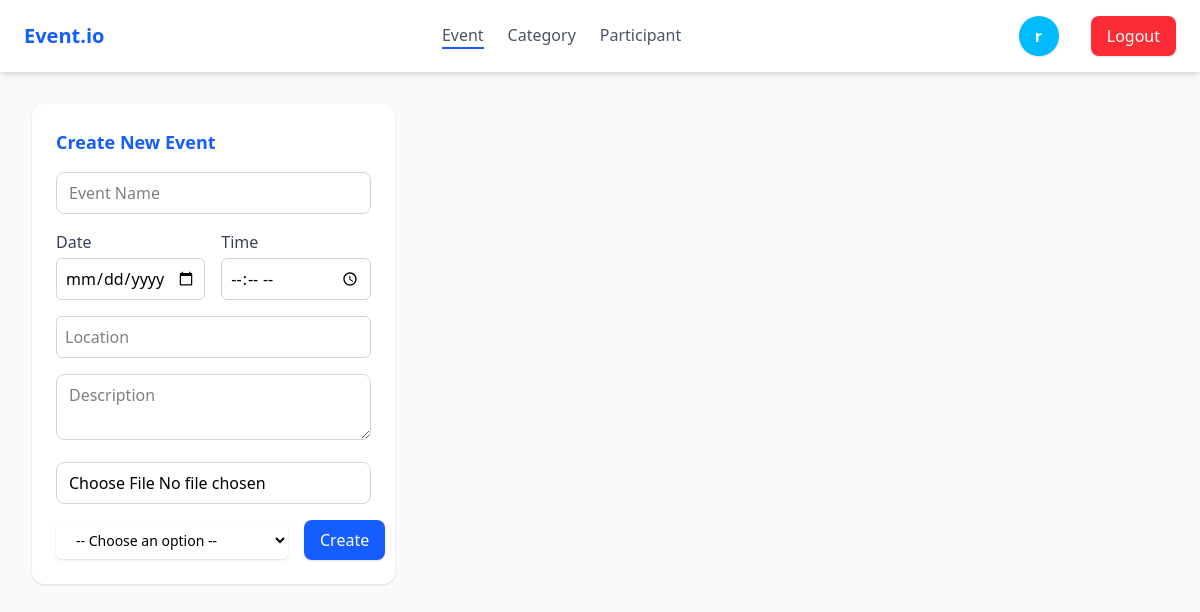
The page /event/create/ (signed in) on the database as committed earlier.
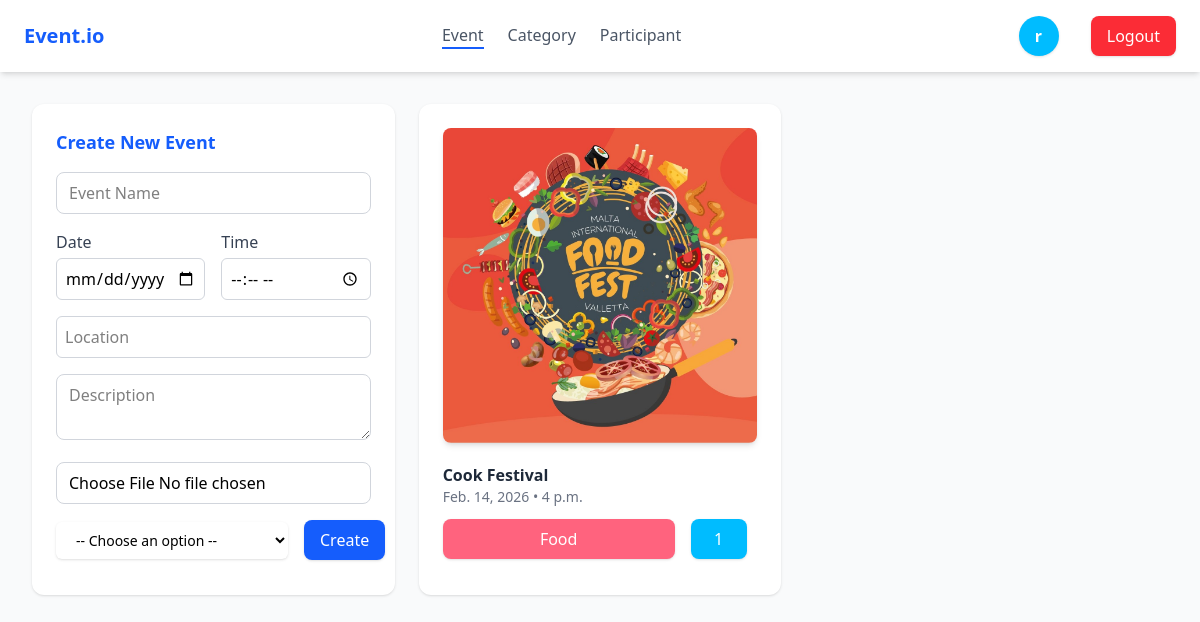
The same page on the database as committed later.
### events/models.py (models this page shows, shortened)
class Event(models.Model):
    name = models.CharField(max_length=200)
    description = models.TextField()
    date = models.DateField()
    time = models.TimeField()
    location = models.CharField(max_length=250)
    image = models.ImageField(upload_to="event_images", blank=True, null=True, default="event_images/event.png")
    category = models.ForeignKey(Category, on_delete=models.CASCADE, related_name="events")
    participants = models.ManyToManyField(User, related_name="attanded_events", blank=True)

class Category(models.Model):
    name = models.CharField(max_length=200)
    description = models.TextField(blank=True)
    def __str__(self):
        return self.name

### events/views.py (the view, shortened to what this page needs)
# urls.py: path("event/create/", views.CreateEventView.as_view(), name="event-create"),
class CreateEventView(LoginRequiredMixin, View):
    events = Event.objects.prefetch_related("participants")
    categorys = Category.objects.all()
    form = EventMForm()
    context = {
        "events": events,
        "categorys": categorys,
        "active_tab": "event",
        "form": form,
    }
    def _has_permission(self, user):
        return is_admin(user) or is_organizer(user)
    def dispatch(self, request, *args, **kwargs):
        if not self._has_permission(request.user):
            messages.error(request, "You do not have permission to access this page, Login first")
            return redirect("login")
        return super().dispatch(request, *args, **kwargs)
    def get(self, request):
        return render(request, "events/event.html", self.context)

### events/forms.py
class EventMForm(forms.ModelForm):
    class Meta:
        model = Event
        fields = ["name", "description", "date", "time", "location", "category", "image"]

### events/views.py (called while the page is built)
def is_admin(user):
    if user.is_authenticated:
        return user.is_superuser or user.groups.filter(name="Admin").exists()
    return False

### events/templates/events/event.html (shortened to what this page needs)
{% extends 'events/base.html' %}
{% load static %}
{% block content %}
    <div class="p-8">
        <div id="section-event" class="grid grid-cols-1 md:grid-cols-3 gap-6">
            <div class="bg-white p-6 rounded-xl shadow hover:shadow-lg transition">
                <h2 class="text-lg font-semibold mb-4 text-blue-600">Create New Event</h2>
                <form class="space-y-4" method="POST" enctype="multipart/form-data">
                    <input type="text" placeholder="Event Name" name="name"
                        class="w-full border border-gray-300 rounded-lg px-3 py-2 focus:ring-2 focus:ring-blue-500">
                    <div class="grid grid-cols-2 gap-4">
                        <div>
                            <label class="block text-gray-700" name="date">Date</label>
                            <input type="date" name="date" class="w-full mt-1 p-2 border border-gray-300 rounded-md">
                        </div>
                        <div>
                            <label class="block text-gray-700" name="time">Time</label>
                            <input type="time" name="time" class="w-full mt-1 p-2 border border-gray-300 rounded-md">
                        </div>
                    </div>
                    <input type="text" name="location" placeholder="Location"
                        class="w-full p-2 border border-gray-300 rounded-md">
                    <textarea placeholder="Description" name="description"
                        class="w-full border border-gray-300 rounded-lg px-3 py-2 focus:ring-2 focus:ring-blue-500"></textarea>
                    <input type="file" name="image" id="id_image" accept="image/*"
                        class="w-full border border-gray-300 rounded-lg px-3 py-2 focus:ring-2 focus:ring-blue-500">
                    <div class="grid grid-cols-4 gap-4 items-center">
                        <div class="col-span-3">
                            <select
                                name="category"
                                class="block w-full rounded-md border-gray-300 shadow-sm focus:border-indigo-500 focus:ring-indigo-500 sm:text-sm px-4 py-2">
                                <option value="">-- Choose an option --</option>
                            </select>
                        </div>
                        <div>
                            <button class="bg-blue-600 hover:bg-blue-700 text-white px-4 py-2 rounded-lg shadow">Create</button>
                        </div>
                    </div>
                </form>
            </div>
            {% for event in events %}
                <div class="bg-white p-6 rounded-xl shadow hover:shadow-lg transition relative group">
                    <img src="{{event.image.url}}" alt="Event Image" class="mb-5 rounded-lg shadow-md">
                    <h3 class="font-semibold text-gray-800"> {{event.name}} </h3>
                    <p class="text-sm text-gray-500"> {{event.date}} • {{event.time}} </p>
                    <div class="grid grid-cols-4 text-center gap-4 my-3">
                        <div class="col-span-3 bg-rose-400 text-white px-4 py-2 rounded-lg shadow">
                            {{event.category}}
                        </div>
                        <div class="bg-sky-400 text-white px-4 py-2 w-14 rounded-lg shadow">
                            {{event.participants.count}}
                        </div>
                    </div>
                </div>
            {% endfor %}
        </div>
    </div>
{% endblock content %}

### events/templates/events/base.html (shortened to what this page needs)
{% load static %}
<!DOCTYPE html>
<html lang="en">
<head>
    <link rel="stylesheet" href="{% static '/events/css/output.css' %}">
    <link href="{% static '/events/css/all.min.css' %}" rel="stylesheet">
</head>
<body class="bg-gray-50 font-sans">
    <nav class="bg-white shadow-md px-6 py-4 flex justify-between items-center">
        <div class="text-xl font-bold text-blue-600">Event.io</div>
        {% for g in request.user.groups.all %}
            {% if g.name == "Admin" or g.name == "Organizer" %}
                <div class="flex space-x-6">
                <a href="{% url 'event-create' %}">
                    <button id="btn-event"
                        class="tab-btn text-gray-600 hover:text-blue-600 font-medium {% if active_tab == 'event' %}border-b-2 border-blue-600{% endif %}">
                        Event
                    </button>
                </a>
                <a href="{% url 'category-create' %}">
                    <button id="btn-category"
                        class="tab-btn text-gray-600 hover:text-blue-600 font-medium {% if active_tab == 'category' %}border-b-2 border-blue-600{% endif %}">
                        Category
                    </button>
                </a>
            {% endif %}
            {% if g.name == "Admin" %}
                <a href="{% url 'participant-list' %}">
                    <button id="btn-category"
                        class="tab-btn text-gray-600 hover:text-blue-600 font-medium {% if active_tab == 'participant' %}border-b-2 border-blue-600{% endif %}">
                        Participant
                    </button>
                </a>
            {% endif %}
        </div>
        {% endfor %}
        <div class="flex items-center space-x-4 gap-4">
            {% if user.is_authenticated %}
            <a href="{% url 'profile' %}">
                <div class="bg-sky-400 text-white px-4 py-2 w-10 h-10 rounded-full shadow text-white font-bold">
                    {{ user.username|first }}
                </div>
            </a>
            <form method="POST" action="{% url 'logout' %}">
                <button type="submit" class="bg-red-500 hover:bg-red-600 text-white px-4 py-2 rounded-lg shadow">Logout</button>
            </form>
            {% else %}
            <a href="{% url 'login' %}" class="bg-blue-600 text-white px-4 py-2 rounded hover:bg-blue-700">Login</a>
            <a href="{% url 'logup' %}" class="bg-blue-600 text-white px-4 py-2 rounded hover:bg-blue-700">Sign Up</a>
            {% endif %}
        </div>
    </nav>
    {% block content %}{% endblock content %}
</body>
</html>

Rows that differ between the two databases and show on the page:
added Event: image (picture), name "Cook Festival", date "Feb. 14, 2026", time "4 p.m.", category "Food", participants.count "1"
